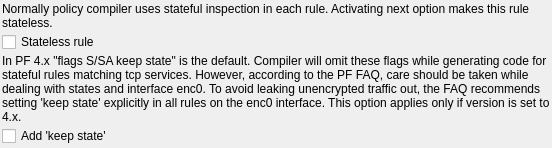
         <widget class="QWidget" name="tab10" >
          <attribute name="title" >
           <string>General</string>
          </attribute>
          <layout class="QGridLayout" >
           <property name="leftMargin" >
            <number>2</number>
           </property>
           <property name="topMargin" >
            <number>2</number>
           </property>
           <property name="rightMargin" >
            <number>2</number>
           </property>
           <property name="bottomMargin" >
            <number>2</number>
           </property>
           <property name="horizontalSpacing" >
            <number>2</number>
           </property>
           <property name="verticalSpacing" >
            <number>2</number>
           </property>
           <item row="0" column="0" >
            <widget class="QLabel" name="textLabel7_2_2" >
             <property name="minimumSize" >
              <size>
               <width>400</width>
               <height>0</height>
              </size>
             </property>
             <property name="text" >
              <string>Normally policy compiler uses stateful inspection in each rule. Activating next option makes this rule stateless.</string>
             </property>
             <property name="alignment" >
              <set>Qt::AlignVCenter</set>
             </property>
             <property name="wordWrap" >
              <bool>true</bool>
             </property>
            </widget>
           </item>
           <item row="1" column="0" >
            <widget class="QCheckBox" name="pf_stateless" >
             <property name="text" >
              <string>Stateless rule</string>
             </property>
            </widget>
           </item>
           <item row="2" column="0" >
            <widget class="QLabel" name="textLabel1_8" >
             <property name="text" >
              <string>In PF 4.x "flags S/SA keep state" is the default. Compiler will omit these flags while generating code for stateful rules matching tcp services. However, according to the PF FAQ, care should be taken while dealing with states and interface enc0. To avoid leaking unencrypted traffic out, the FAQ recommends setting 'keep state' explicitly in all rules on the enc0 interface. This option applies only if version is set to 4.x.</string>
             </property>
             <property name="alignment" >
              <set>Qt::AlignVCenter</set>
             </property>
             <property name="wordWrap" >
              <bool>true</bool>
             </property>
            </widget>
           </item>
           <item row="3" column="0" >
            <widget class="QCheckBox" name="pf_keep_state" >
             <property name="text" >
              <string>Add 'keep state' </string>
             </property>
            </widget>
           </item>
          </layout>
         </widget>
